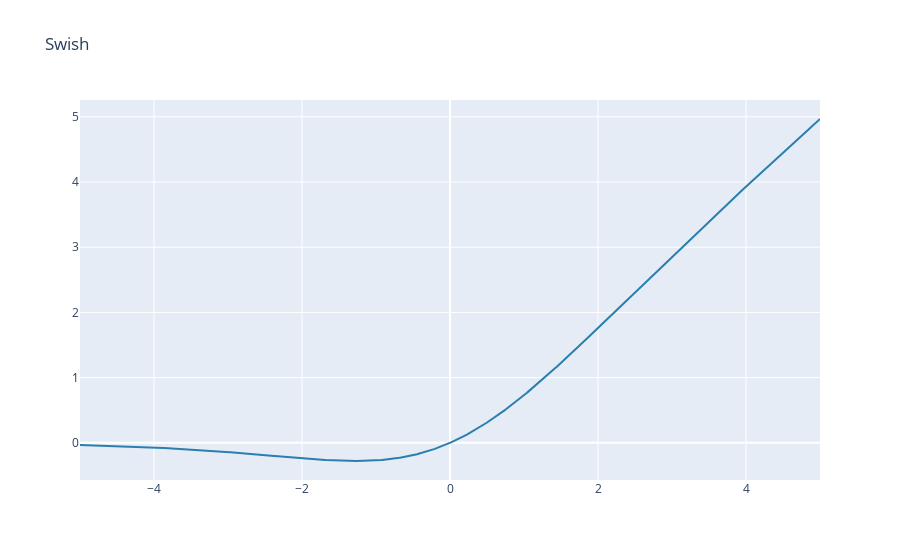

Notebook code for this chart:
### Markdown cell above
### Swish
Swish is a new, self-gated activation function discovered by researchers at Google. According to their paper, it performs better than ReLU with a similar level of computational efficiency. In experiments on ImageNet with identical models running ReLU and Swish, the new function achieved top -1 classification accuracy 0.6-0.9% higher.

### Code cell
x = np.linspace(-5, 5, num=1000)
y = x / (1+np.exp(-x))
fig = go.Figure()
fig.add_trace(go.Scatter(x=x, y=y,
                         mode = "lines",
                         marker=dict(
        color=color_chart[4])))
fig.update_layout(title="Swish")
# fig.show("svg")
fig.show()

### Figure 1 — Plotly figure (JSON) as saved in the notebook; plotly's stock layout.template omitted (floating-point values rounded to 4 significant figures; data arrays with more than 128 entries replaced by an {"elided": "..."} marker saying what was removed)
{"data": [{"marker": {"color": "#2A7FAF"}, "mode": "lines", "type": "scatter", "x": {"elided": "1000 float values"}, "y": {"elided": "1000 float values"}}], "layout": {"title": {"text": "Swish"}}}
